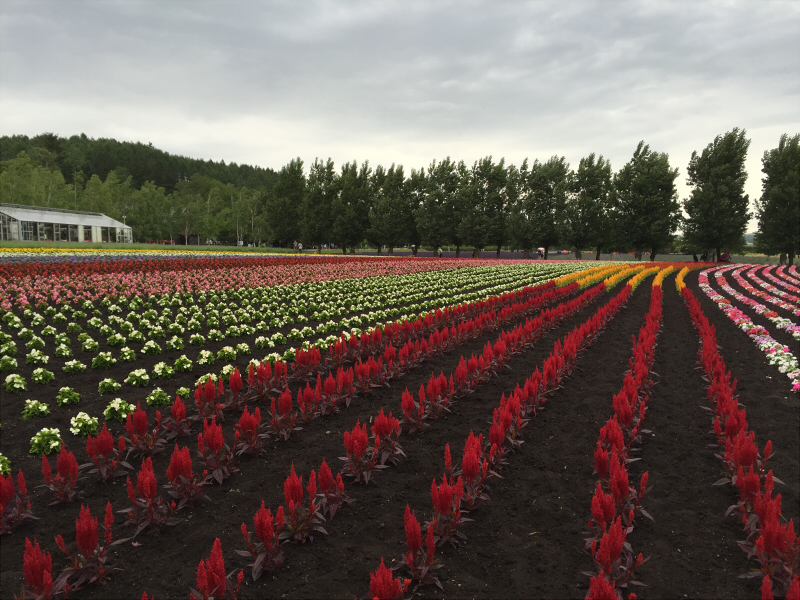
//> input picture input.jpg, 800 x 600 px
$ ./colorExtractorHSV   (built with g++ and OpenCV 4)
//> lines starting //> are read from the running program, lines starting //| are printed output that depends on the picture; after the words box and inside, x2 and y2 are one past the last pixel; in counts of white or black regions, pixels touching at a corner belong together
#include <iostream>
#include <opencv2/highgui/highgui.hpp>
#include <opencv2/imgproc/imgproc.hpp>
using namespace std;
using namespace cv;

// 抽出する画像の輝度値の範囲を指定
#define H_MAX 180
#define H_MIN 160
#define S_MAX 255
#define S_MIN 50
#define V_MAX 255
#define V_MIN 50

// メイン関数
int main(void)
{
	// 入力画像名(ファイルパス)
	string input_filename = "input.jpg";

	// 画像を3チャンネル(BGR)で読み込む
	Mat input_image_rgb = imread(input_filename, CV_LOAD_IMAGE_COLOR);
//> input_image_rgb is the input picture: 600 rows x 800 cols, CV_8UC3; mean B, G, R 84.8, 92.7, 105.1
	if (input_image_rgb.empty()) {
		cerr << "入力画像が見つかりません" << endl;
		return -1;
	}

	// 表示して確認
	namedWindow("input_RGB");
	imshow("input_RGB", input_image_rgb);

	// BGRからHSVへ変換
	Mat hsv_image, mask_image, output_image;
	cvtColor(input_image_rgb, hsv_image, CV_BGR2HSV, 3);
//> hsv_image: 600 rows x 800 cols, CV_8UC3; mean H, S, V 52.8, 76.8, 107.8

	// HSV変換した画像を表示して確認
	namedWindow("input_HSV");
	imshow("input_HSV", hsv_image);
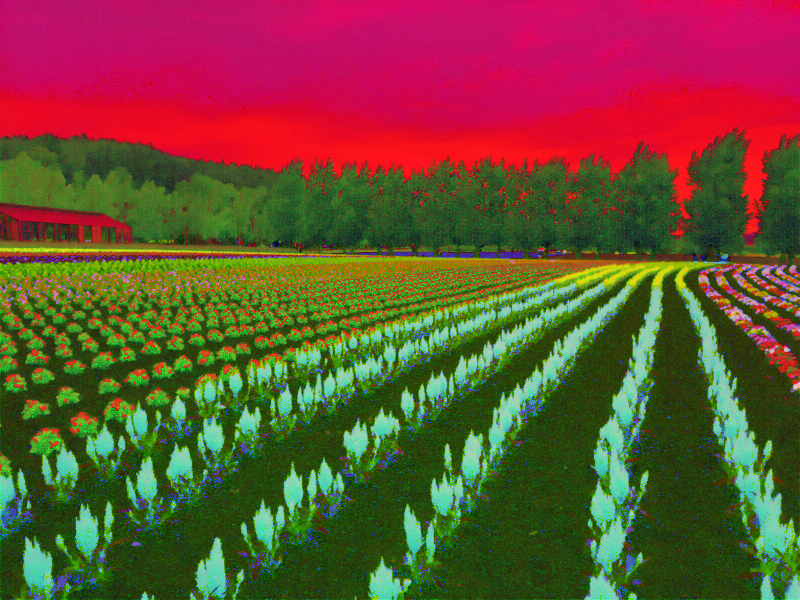
//> window 'input_HSV': 600 rows x 800 cols, CV_8UC3; mean B, G, R 52.8, 76.8, 107.8
	imwrite("hsv.jpg", hsv_image);

	// inRangeを用いてフィルタリング
	Scalar s_min = Scalar(H_MIN, S_MIN, V_MIN);
	Scalar s_max = Scalar(H_MAX, S_MAX, V_MAX);
	inRange(hsv_image, s_min, s_max, mask_image);
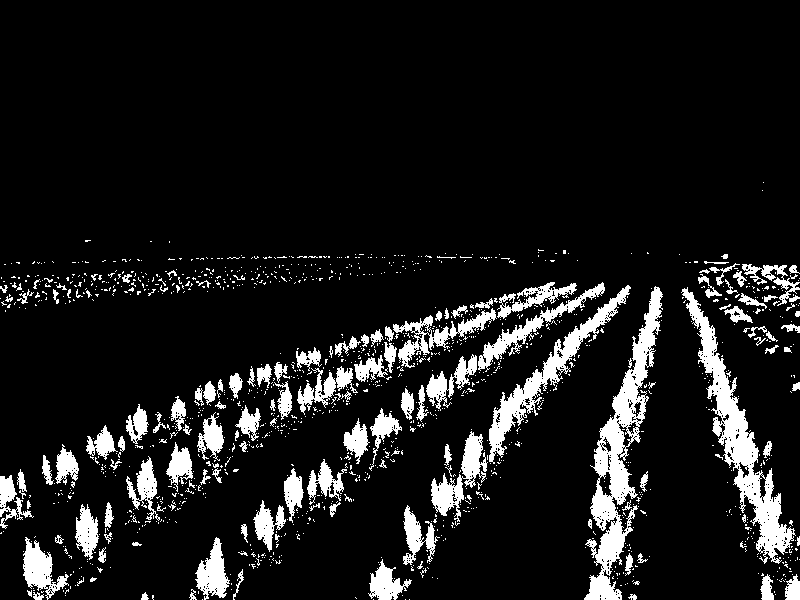
//> mask_image: 600 rows x 800 cols, CV_8UC1; 10.5% white; 1366 white regions (1226 under 20 px), largest, box (x1, y1, x2, y2) and area: (584, 286, 663, 600) 6933, (681, 287, 796, 564) 6050, (489, 285, 631, 464) 3502

	// マスク画像を表示
	namedWindow("mask");
	imshow("mask", mask_image);
	imwrite("mask.jpg", mask_image);

	// マスクを基に入力画像をフィルタリング
	input_image_rgb.copyTo(output_image, mask_image);
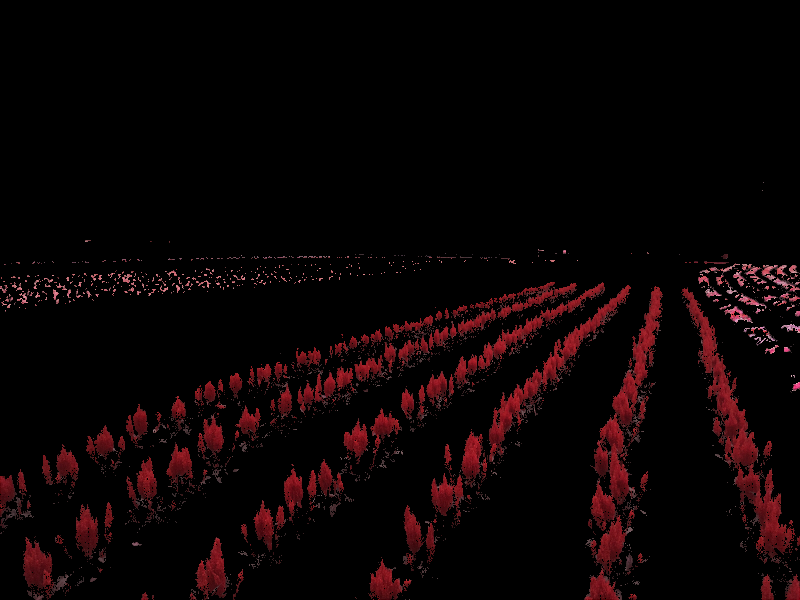
//> output_image: 600 rows x 800 cols, CV_8UC3; mean B, G, R 3.9, 3.3, 11.6

	// 結果の表示と保存
	namedWindow("output");
	imshow("output", output_image);
	imwrite("output.jpg", output_image);
	waitKey(0);

	return 0;
}
